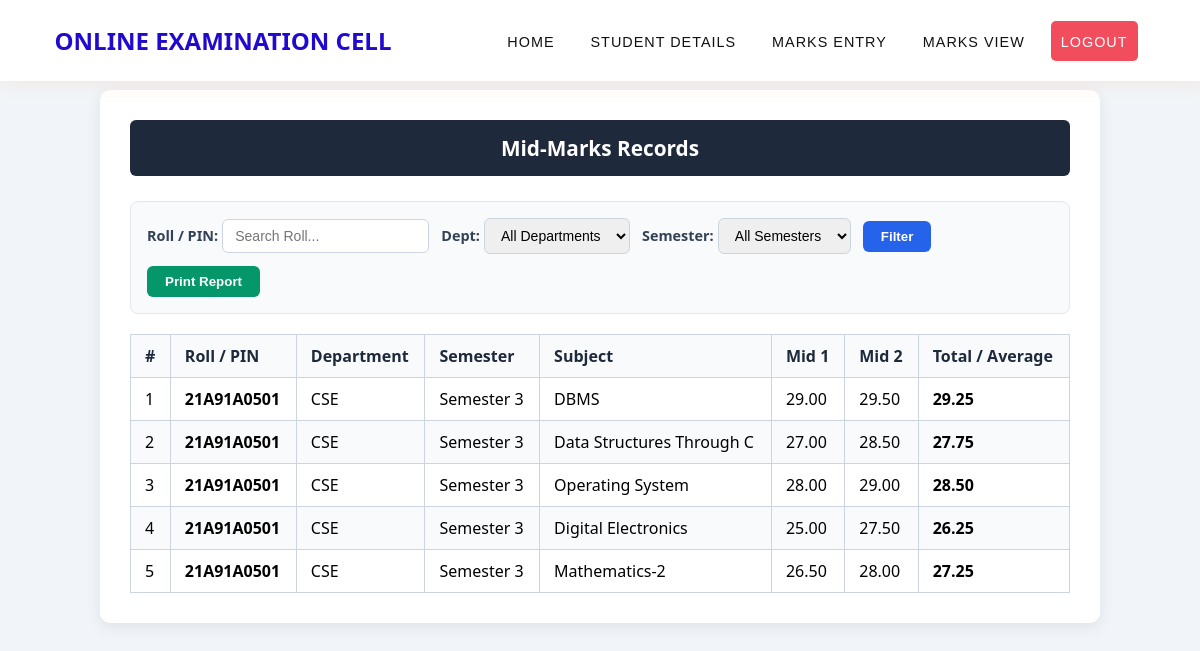
The app's page /mid/data-view.php (signed in) with its own data.
### tables this page shows
CREATE TABLE IF NOT EXISTS `marks` (
  `id` INT AUTO_INCREMENT PRIMARY KEY,
  `rollNumber` VARCHAR(30) NOT NULL,
  `department` VARCHAR(20) NOT NULL,
  `semester` VARCHAR(30) NOT NULL,
  `subject` VARCHAR(100) NOT NULL,
  `mid1` DECIMAL(5,2) DEFAULT 0.00,
  `mid2` DECIMAL(5,2) DEFAULT 0.00,
  `total` VARCHAR(50) DEFAULT NULL,
  `created_at` TIMESTAMP DEFAULT CURRENT_TIMESTAMP
);

### mid/data-view.php (the view, shortened to what this page needs)
<?php
require_once "db_config.php";
$filterRoll = trim($_GET['rollNumber'] ?? '');
?>
<!DOCTYPE html>
<html lang="en">
<head>
    <link rel="stylesheet" href="../css/style.css" />
</head>
<body>
    <section class="main">
        <nav>
            <a href="../index.php" class="logo">
                <h1 style="color: #210ad0; font-size: 24px; font-weight: 700; font-family: 'Segoe UI', Tahoma, Geneva, Verdana, sans-serif;">ONLINE EXAMINATION CELL</h1>
            </a>
            <ul class="menu" style="border-radius: 5px;">
                <li><a href="../index.php">Home</a></li>
                <li><a href="#">Student Details</a>
                </li>
                <li><a href="#">Marks Entry</a>
                </li>
                <li><a href="#">Marks View</a>
                </li>
                <li><a href="../logout.php" class="active" style="width: auto; border-radius: 5px; cursor: pointer;">Logout</a></li>
            </ul>
        </nav>
        <div class="container" id="printableArea">
            <h2>Mid-Marks Records</h2>
            <form method="GET" class="filter-bar">
                <div>
                    <label for="rollNumber">Roll / PIN:</label>
                    <input type="text" name="rollNumber" id="rollNumber" placeholder="Search Roll..." value="<?php echo htmlspecialchars($filterRoll); ?>"/>
                </div>
                <div>
                    <label for="department">Dept:</label>
                    <select name="department" id="department">
                        <option value="">All Departments</option>
                    </select>
                </div>
                <div>
                    <label for="semester">Semester:</label>
                    <select name="semester" id="semester">
                        <option value="">All Semesters</option>
                    </select>
                </div>
                <input type="submit" class="submit-btn" value="Filter">
                <button type="button" class="print-btn" onclick="window.print()">Print Report</button>
            </form>
            <table>
                <thead>
                    <tr>
                        <th>#</th>
                        <th>Roll / PIN</th>
                        <th>Department</th>
                        <th>Semester</th>
                        <th>Subject</th>
                        <th>Mid 1</th>
                        <th>Mid 2</th>
                        <th>Total / Average</th>
                    </tr>
                </thead>
                <tbody>
                <?php
                $where = ["1 = 1"];
                $query = "SELECT id, rollNumber, department, semester, subject, mid1, mid2, total FROM marks WHERE " . implode(" AND ", $where) . " ORDER BY id DESC";
                $stmt = $conn->prepare($query);
                if ($stmt) {
                    $stmt->execute();
                    $result = $stmt->get_result();
                    if ($result->num_rows > 0) {
                        $count = 1;
                        while ($row = $result->fetch_assoc()) {
                            echo "<tr>";
                            echo "<td>" . $count++ . "</td>";
                            echo "<td><strong>" . htmlspecialchars($row['rollNumber']) . "</strong></td>";
                            echo "<td>" . htmlspecialchars($row['department']) . "</td>";
                            echo "<td>" . htmlspecialchars($row['semester']) . "</td>";
                            echo "<td>" . htmlspecialchars($row['subject']) . "</td>";
                            echo "<td>" . htmlspecialchars($row['mid1']) . "</td>";
                            echo "<td>" . htmlspecialchars($row['mid2']) . "</td>";
                            echo "<td><strong>" . htmlspecialchars($row['total']) . "</strong></td>";
                            echo "</tr>";
                        }
                    } else {
                        echo "<tr><td colspan='8' style='text-align: center; color: #64748b; padding: 20px;'>No marks records found.</td></tr>";
                    }
                } else {
                    echo "<tr><td colspan='8' style='color: red;'>Database query error: " . htmlspecialchars($conn->error) . "</td></tr>";
                }
                ?>
                </tbody>
            </table>
        </div>
    </section>
</body>
</html>

### css/style.css (style rules this page uses)
body { margin:0px; padding: 0px; font-family: calibri; }
* { box-sizing: border-box; }
ul { list-style: none; }
a { text-decoration: none; }
input { outline: none; border: none; }
.main { width:100%; height:768px; }
nav { display: flex; font-family: 'Franklin Gothic Medium', 'Arial Narrow', Arial, sans-serif; align-items: center; justify-content: space-around; padding: 0px 30px; background-color:#fff; box-shadow: 2px 2px 20px rgba(255, 151, 103, 0.164); z-index: 1; width:100%; position: fixed; left: 0px; top: 0px; }
nav ul { display: flex; margin:0px; padding: 0px; }
nav ul li a { height:40px; line-height: 43px; margin: 8px; padding: 0px 10px; display: flex; font-size: 0.9rem; text-transform: uppercase; font-weight: 400; color:#111; letter-spacing: 1px; transition: 0.4s ease-in-out; }
.active { background-color: #F14D5D; color: #fff; }

### mid/data-view.php (style rules this page uses)
body { font-family: 'Segoe UI', Tahoma, Geneva, Verdana, sans-serif; margin: 0; padding: 0; background-color: #f1f5f9; }
.container { max-width: 1000px; margin: 90px auto 40px; padding: 30px; background-color: #fff; border-radius: 10px; box-shadow: 0 4px 15px rgba(0, 0, 0, 0.08); }
h2 { background-color: #1e293b; color: #fff; text-align: center; padding: 14px; margin: 0 0 25px 0; border-radius: 6px; font-size: 1.3rem; }
table { width: 100%; border-collapse: collapse; margin-top: 20px; }
table, th, td { border: 1px solid #cbd5e1; }
th { background-color: #f8fafc; color: #1e293b; font-weight: 600; }
th, td { padding: 10px 14px; text-align: left; }
tr:nth-child(even) { background-color: #f8fafc; }
form.filter-bar { display: flex; gap: 12px; flex-wrap: wrap; align-items: center; margin-bottom: 20px; background: #f8fafc; padding: 16px; border-radius: 8px; border: 1px solid #e2e8f0; }
form.filter-bar label { font-weight: 600; font-size: 0.9rem; color: #334155; }
form.filter-bar select, form.filter-bar input[type="text"] { padding: 8px 12px; border: 1px solid #cbd5e1; border-radius: 6px; font-size: 14px; }
.submit-btn { background-color: #2563eb; color: #fff; border: none; padding: 8px 18px; cursor: pointer; border-radius: 6px; font-weight: 600; }
.print-btn { background-color: #059669; color: #fff; border: none; padding: 8px 18px; cursor: pointer; border-radius: 6px; font-weight: 600; }

### records on screen
marks: rollNumber "21A91A0501", department "CSE", semester "Semester 3", subject "DBMS", mid1 "29.00", mid2 "29.50", total "29.25"
marks: rollNumber "21A91A0501", department "CSE", semester "Semester 3", subject "Data Structures Through C", mid1 "27.00", mid2 "28.50", total "27.75"
marks: rollNumber "21A91A0501", department "CSE", semester "Semester 3", subject "Operating System", mid1 "28.00", mid2 "29.00", total "28.50"
marks: rollNumber "21A91A0501", department "CSE", semester "Semester 3", subject "Digital Electronics", mid1 "25.00", mid2 "27.50", total "26.25"
marks: rollNumber "21A91A0501", department "CSE", semester "Semester 3", subject "Mathematics-2", mid1 "26.50", mid2 "28.00", total "27.25"
